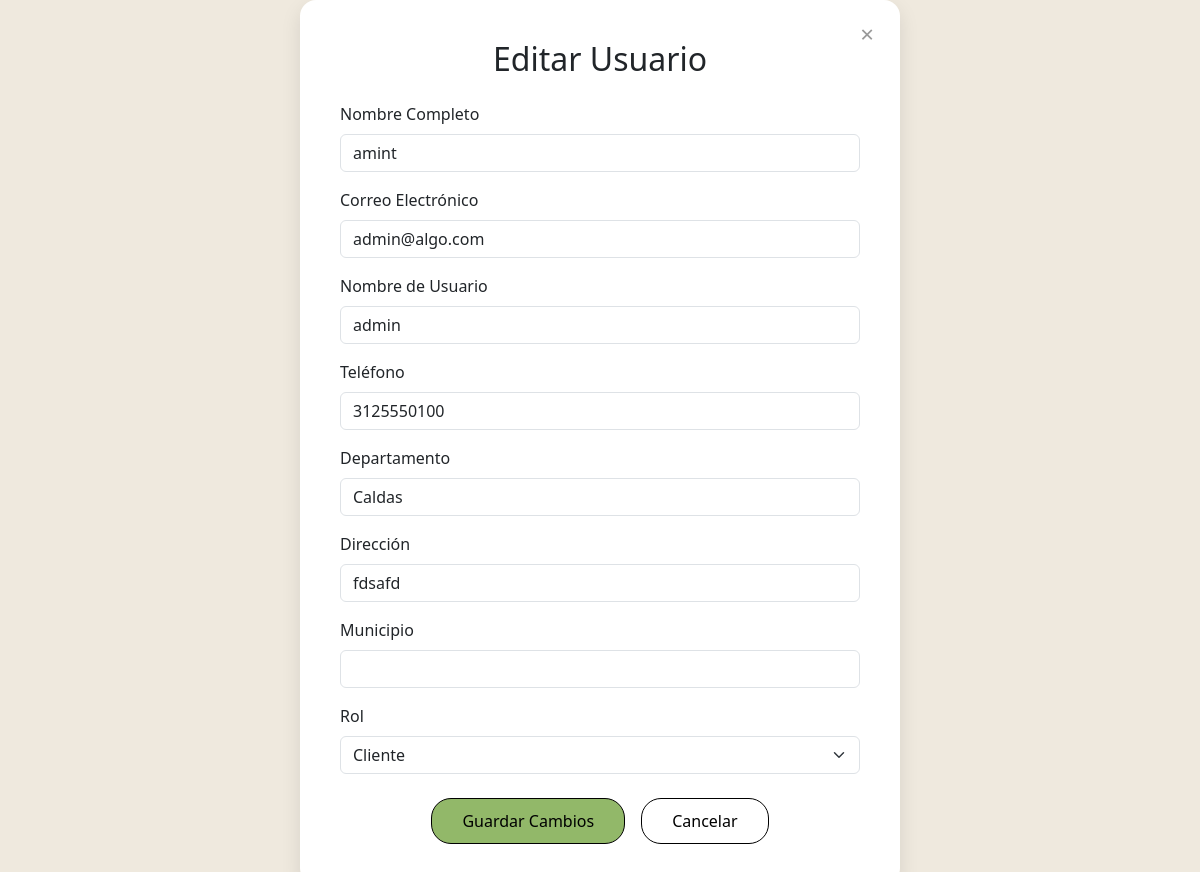
Page /editar_usuario/28/ on the earlier database version.
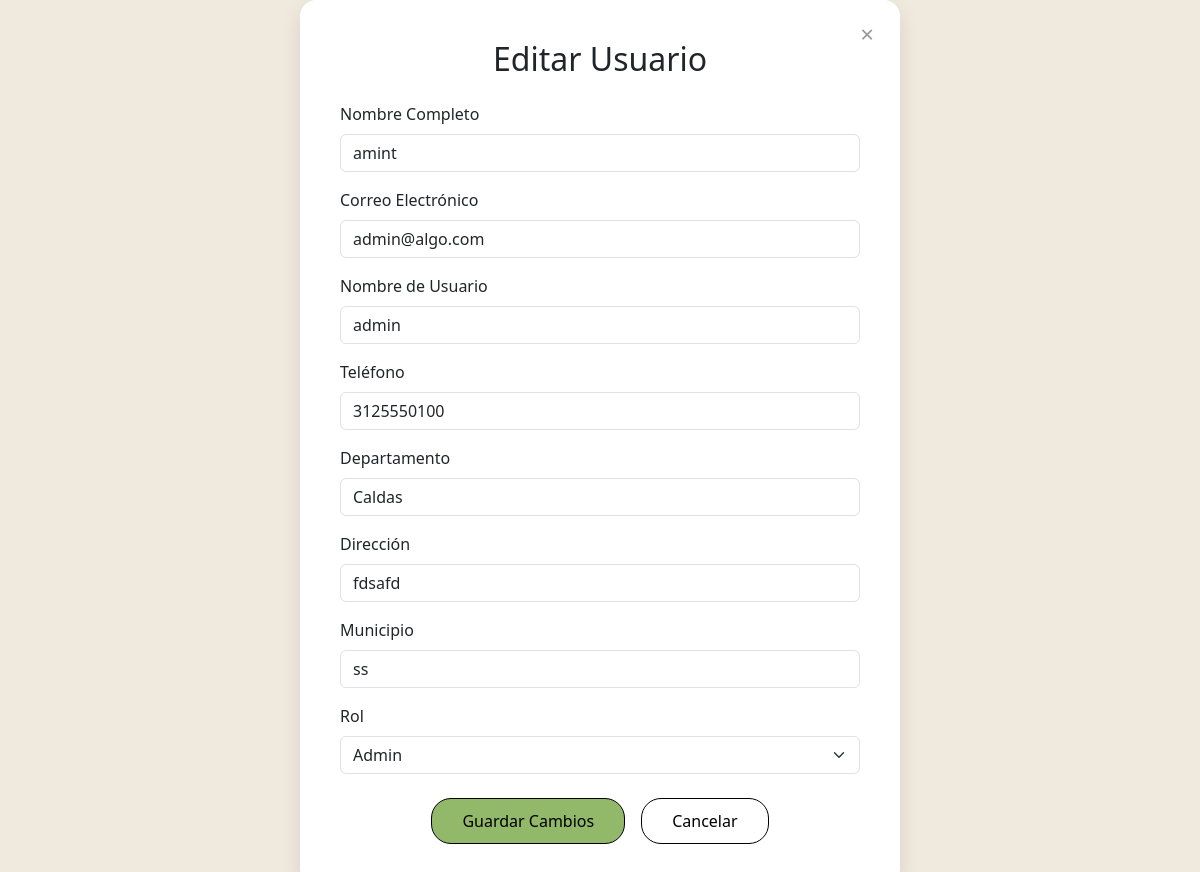
Same page on the later database version.
### merkachecheres/models.py (models this page shows, shortened)
class Usuario(models.Model):
    full_name = models.CharField(max_length=255)
    email = models.EmailField(unique=True)
    username = models.CharField(max_length=150, unique=True)
    password = models.CharField(max_length=128)
    telefono = models.CharField(max_length=15, default="Sin teléfono")  # Valor por defecto
    departamento = models.CharField(max_length=100, default="Sin departamento")  # Valor por defecto
    direccion = models.CharField(max_length=255, default="Sin dirección")  # Valor por defecto
    municipio = models.CharField(max_length=100, default="Sin municipio")  # Valor por defecto
    ROLES = (
        (1, "Admin"),
        (2, "Cliente"),
        (3, "Vendedor")
    )
    rol = models.IntegerField(choices=ROLES, default=2)

### merkachecheres/views.py (the view, shortened to what this page needs)
# urls.py: path('editar_usuario/<int:usuario_id>/', views.editar_usuario, name='editar_usuario'),
def editar_usuario(request, usuario_id):
    try:
        usuario = Usuario.objects.get(id=usuario_id)
        return render(request, 'editar_usuario.html', {'usuario': usuario})
    except Usuario.DoesNotExist:
        messages.error(request, "El usuario no existe.")
        return redirect('admin_dashboard')

### merkachecheres/templates/editar_usuario.html (shortened to what this page needs)
{% load static %}
<!DOCTYPE html>
<html lang="es">
<head>
    <link href="https://cdn.jsdelivr.net/npm/bootstrap@5.3.0-alpha3/dist/css/bootstrap.min.css" rel="stylesheet">
    <link rel="stylesheet" href="{% static 'css/editar.css' %}">
</head>
<body>
    <div class="form-container">
        <button class="close-btn" onclick="window.location.href='{% url 'admin_dashboard' %}'">&times;</button>
        <h2 class="mb-4 text-center">Editar Usuario</h2>
        <form method="POST">
            <div class="mb-3">
                <label for="full_name" class="form-label">Nombre Completo</label>
                <input type="text" id="full_name" name="full_name" class="form-control" value="{{ usuario.full_name }}" required>
            </div>
            <div class="mb-3">
                <label for="email" class="form-label">Correo Electrónico</label>
                <input type="email" id="email" name="email" class="form-control" value="{{ usuario.email }}" required>
            </div>
            <div class="mb-3">
                <label for="username" class="form-label">Nombre de Usuario</label>
                <input type="text" id="username" name="username" class="form-control" value="{{ usuario.username }}" required>
            </div>
            <div class="mb-3">
                <label for="telefono" class="form-label">Teléfono</label>
                <input type="text" id="telefono" name="telefono" class="form-control" value="{{ usuario.telefono }}" required>
            </div>
            <div class="mb-3">
                <label for="departamento" class="form-label">Departamento</label>
                <input type="text" id="departamento" name="departamento" class="form-control" value="{{ usuario.departamento }}" required>
            </div>
            <div class="mb-3">
                <label for="direccion" class="form-label">Dirección</label>
                <input type="text" id="direccion" name="direccion" class="form-control" value="{{ usuario.direccion }}" required>
            </div>
            <div class="mb-3">
                <label for="municipio" class="form-label">Municipio</label>
                <input type="text" id="municipio" name="municipio" class="form-control" value="{{ usuario.municipio }}" required>
            </div>
            <div class="mb-4">
                <label for="rol" class="form-label">Rol</label>
                <select id="rol" name="rol" class="form-select">
                    <option value="1" {% if usuario.rol == 1 %}selected{% endif %}>Admin</option>
                    <option value="2" {% if usuario.rol == 2 %}selected{% endif %}>Cliente</option>
                </select>
            </div>
            <div class="btn-group-custom">
                <button type="submit" class="btn btn-primary">Guardar Cambios</button>
                <button type="button" class="btn btn-secondary" onclick="window.location.href='{% url 'admin_dashboard' %}'">Cancelar</button>
            </div>
        </form>
    </div>
</body>
</html>

Differences in the rows shown:
changed Usuario "amint": municipio (not shown) → "ss"; rol "Cliente" → "Admin"
